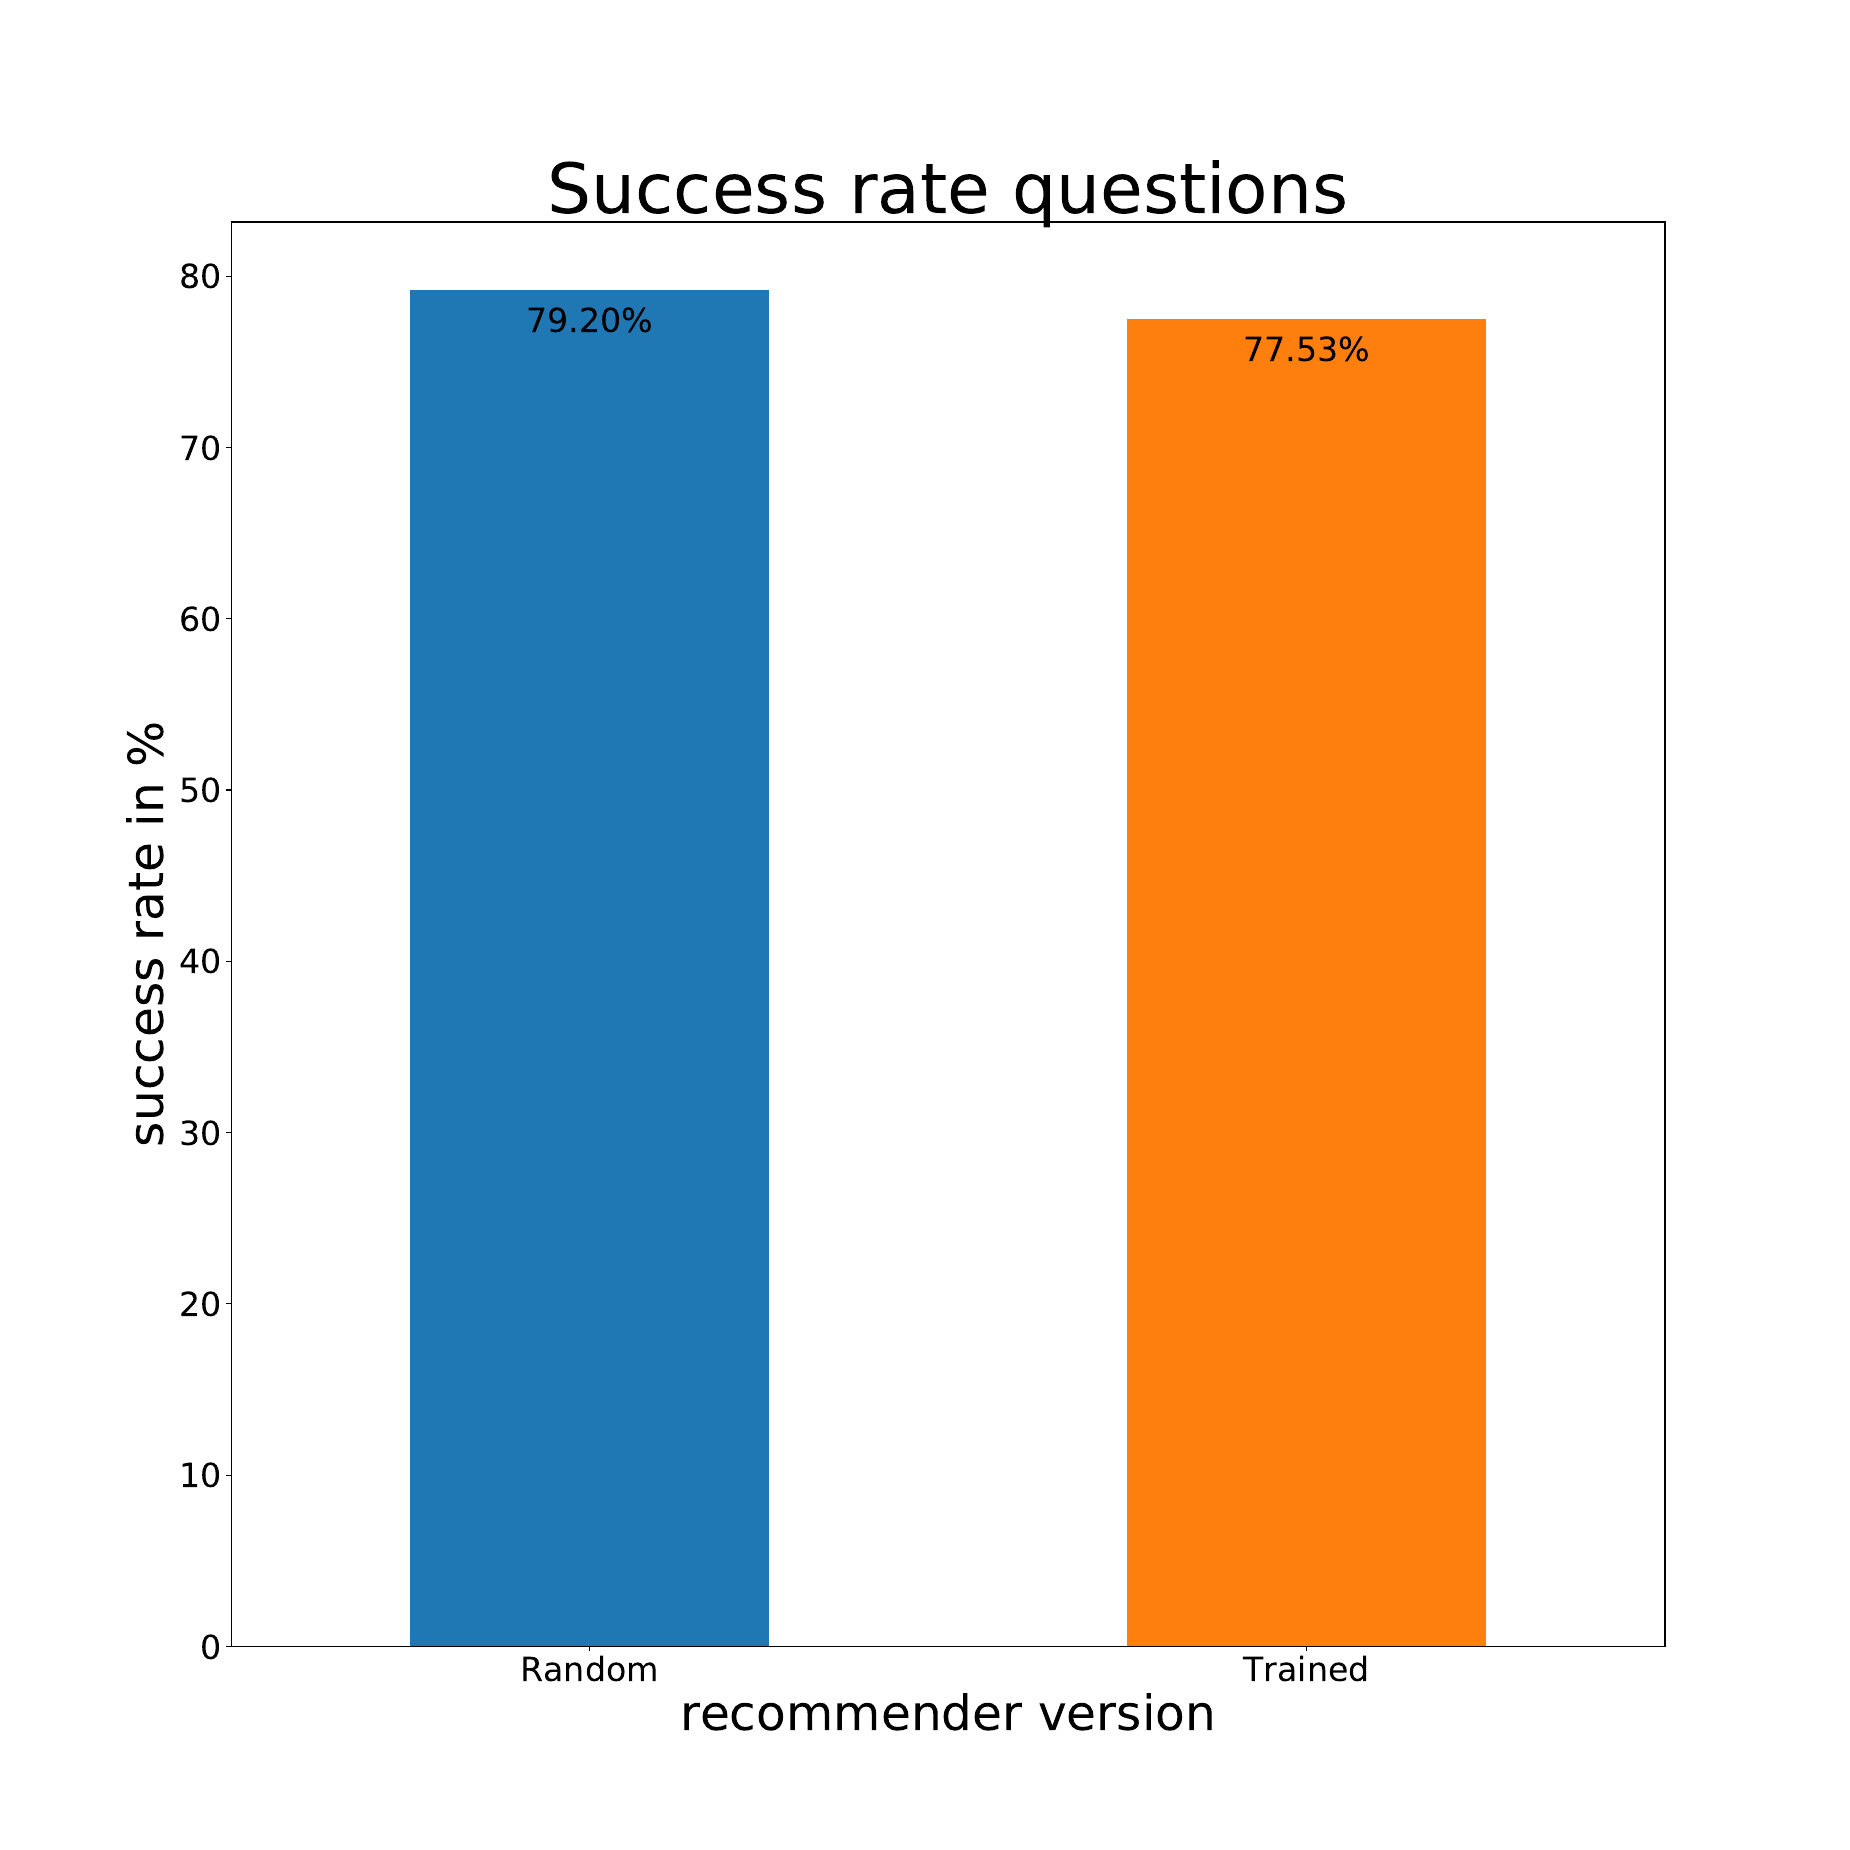

This chart was generated by the following Python code:
import csv
import itertools
import pandas as pd
from decimal import Decimal
from matplotlib import pyplot

def success_rate_overall_question_counter():
    answers = pd.read_csv('user_answers.csv', sep=';')
    answers['question'] = "default"
    for i, row in answers.iterrows():
        if answers['version'][i] == 1 or answers['version'][i] == 3:
            answers.at[i ,'question'] = "Random"
        else:
            answers.at[i ,'question'] = "Trained"
    answers = answers.groupby('question')['is_answered_correctly'].apply(lambda x: (x[x.astype(str) == 't'].count() / x.count()) * 100)
    answers = answers.sort_values(ascending=False)
    ax = answers.plot.bar(rot=0)
    ax.tick_params(axis = 'both', which = 'major', labelsize = 24)
    ax.tick_params(axis = 'both', which = 'minor', labelsize = 16)
    ax.set_title("Success rate questions", size = 50)
    ax.set_ylabel("success rate in %", size = 35)
    ax.set_xlabel("recommender version", size = 35)
    for p in ax.patches:
        ax.annotate('{:.2F}%'.format(Decimal(str(p.get_height()))), (p.get_x() + (p.get_width() / 2), p.get_height() - 1), ha='center', va='top', fontsize=24)
    fig = ax.get_figure()
    fig.set_size_inches(18.5, 18.5)
    fig.savefig("./success_rate_overall_question.pdf")

success_rate_overall_question_counter()
